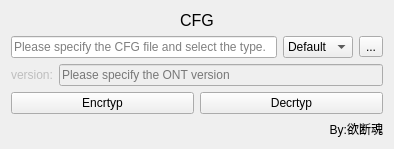
<?xml version="1.0" encoding="UTF-8"?>
<ui version="4.0">
 <class>Widget</class>
 <widget class="QWidget" name="Widget">
  <property name="geometry">
   <rect>
    <x>0</x>
    <y>0</y>
    <width>394</width>
    <height>139</height>
   </rect>
  </property>
  <property name="acceptDrops">
   <bool>true</bool>
  </property>
  <property name="windowTitle">
   <string>Zte Ont Tool</string>
  </property>
  <property name="windowIcon">
   <iconset resource="res.qrc">
    <normaloff>:/logo/zte_logo.ico</normaloff>:/logo/zte_logo.ico</iconset>
  </property>
  <layout class="QVBoxLayout" name="verticalLayout">
   <item>
    <widget class="QLabel" name="label">
     <property name="font">
      <font>
       <pointsize>12</pointsize>
      </font>
     </property>
     <property name="text">
      <string>CFG</string>
     </property>
     <property name="alignment">
      <set>Qt::AlignCenter</set>
     </property>
    </widget>
   </item>
   <item>
    <layout class="QHBoxLayout" name="horizontalLayout" stretch="0,0,0">
     <item>
      <widget class="QLineEdit" name="cfg_line_edit_">
       <property name="sizePolicy">
        <sizepolicy hsizetype="Expanding" vsizetype="Fixed">
         <horstretch>0</horstretch>
         <verstretch>0</verstretch>
        </sizepolicy>
       </property>
       <property name="inputMask">
        <string/>
       </property>
       <property name="text">
        <string/>
       </property>
       <property name="placeholderText">
        <string>Please specify the CFG file and select the type.</string>
       </property>
      </widget>
     </item>
     <item>
      <widget class="QComboBox" name="cfg_type_combo_box_">
       <property name="sizePolicy">
        <sizepolicy hsizetype="Preferred" vsizetype="Fixed">
         <horstretch>0</horstretch>
         <verstretch>0</verstretch>
        </sizepolicy>
       </property>
       <property name="maximumSize">
        <size>
         <width>16777215</width>
         <height>16777215</height>
        </size>
       </property>
       <property name="font">
        <font>
         <pointsize>9</pointsize>
        </font>
       </property>
       <property name="frame">
        <bool>true</bool>
       </property>
       <item>
        <property name="text">
         <string>Default</string>
        </property>
       </item>
       <item>
        <property name="text">
         <string>CTCE8</string>
        </property>
       </item>
      </widget>
     </item>
     <item>
      <widget class="QToolButton" name="cfg_tool_button_">
       <property name="text">
        <string>...</string>
       </property>
      </widget>
     </item>
    </layout>
   </item>
   <item>
    <layout class="QHBoxLayout" name="horizontalLayout_3">
     <item>
      <widget class="QLabel" name="ver_label_">
       <property name="enabled">
        <bool>false</bool>
       </property>
       <property name="text">
        <string>version:</string>
       </property>
      </widget>
     </item>
     <item>
      <widget class="QLineEdit" name="ver_line_edit_">
       <property name="enabled">
        <bool>false</bool>
       </property>
       <property name="placeholderText">
        <string>Please specify the ONT version</string>
       </property>
      </widget>
     </item>
    </layout>
   </item>
   <item>
    <layout class="QHBoxLayout" name="horizontalLayout_2">
     <item>
      <widget class="QPushButton" name="cfg_en_button_">
       <property name="text">
        <string>Encrtyp</string>
       </property>
      </widget>
     </item>
     <item>
      <widget class="QPushButton" name="cfg_de_button_">
       <property name="text">
        <string>Decrtyp</string>
       </property>
      </widget>
     </item>
    </layout>
   </item>
   <item>
    <widget class="QLabel" name="label_2">
     <property name="text">
      <string>By:欲断魂</string>
     </property>
     <property name="alignment">
      <set>Qt::AlignRight|Qt::AlignTrailing|Qt::AlignVCenter</set>
     </property>
    </widget>
   </item>
  </layout>
 </widget>
 <layoutdefault spacing="6" margin="11"/>
 <resources>
  <include location="res.qrc"/>
 </resources>
 <connections/>
</ui>
